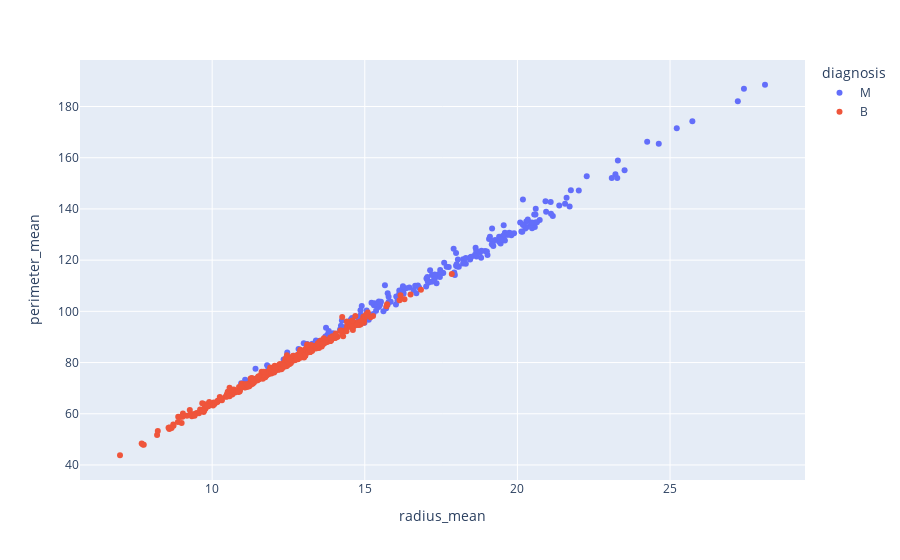

The cell this chart's notebook holds for it:
### Markdown cell above
SCATTER PLOTTING

### Code cell
fig = px.scatter(Breast_Cancer_df,x='radius_mean',y='perimeter_mean',color='diagnosis',size_max=60)
fig.show()

### Figure 1 — Plotly figure (JSON) as saved in the notebook; plotly's stock layout.template omitted (floating-point values rounded to 4 significant figures; data arrays with more than 128 entries replaced by an {"elided": "..."} marker saying what was removed)
{"data": [{"hovertemplate": "diagnosis=M<br>radius_mean=%{x}<br>perimeter_mean=%{y}<extra></extra>", "legendgroup": "M", "marker": {"color": "#636efa", "symbol": "circle"}, "mode": "markers", "name": "M", "orientation": "v", "showlegend": true, "x": {"elided": "212 float values"}, "xaxis": "x", "y": {"elided": "212 float values"}, "yaxis": "y", "type": "scatter"}, {"hovertemplate": "diagnosis=B<br>radius_mean=%{x}<br>perimeter_mean=%{y}<extra></extra>", "legendgroup": "B", "marker": {"color": "#EF553B", "symbol": "circle"}, "mode": "markers", "name": "B", "orientation": "v", "showlegend": true, "x": {"elided": "357 float values"}, "xaxis": "x", "y": {"elided": "357 float values"}, "yaxis": "y", "type": "scatter"}], "layout": {"xaxis": {"anchor": "y", "domain": [0, 1], "title": {"text": "radius_mean"}, "type": "linear", "range": [5.723, 29.37], "autorange": true}, "yaxis": {"anchor": "x", "domain": [0, 1], "title": {"text": "perimeter_mean"}, "type": "linear", "range": [33.53, 198.8], "autorange": true}, "legend": {"title": {"text": "diagnosis"}, "tracegroupgap": 0}, "margin": {"t": 60}, "autosize": true}}
